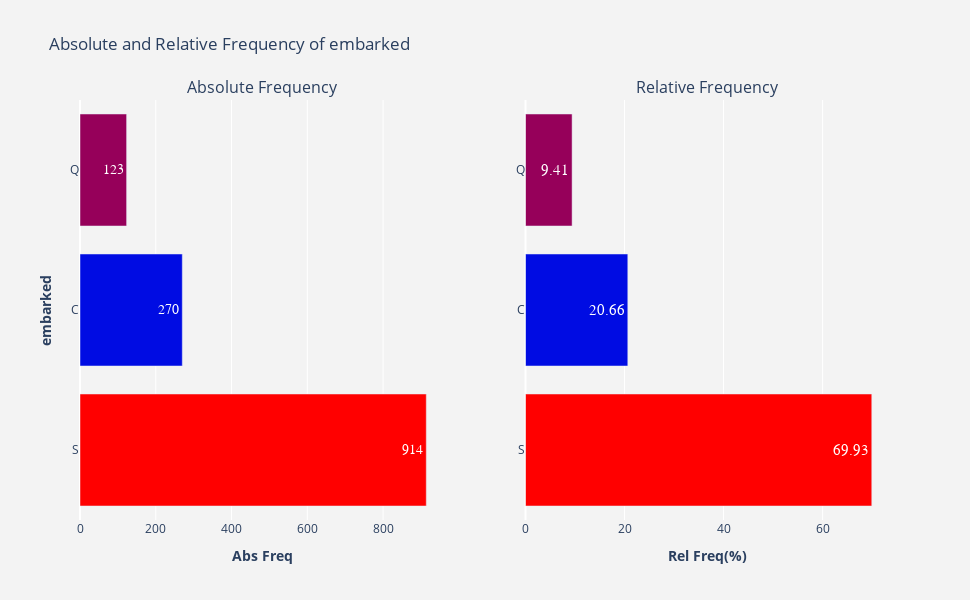

Here is the notebook cell this chart was saved with:
### Code cell
plotFrequency(df.embarked)

### Figure 1 — Plotly figure (JSON) as saved in the notebook; plotly's stock layout.template omitted (floating-point values rounded to 4 significant figures)
{"data": [{"hoverinfo": "x+y", "marker": {"color": [914, 270, 123], "colorscale": [[0, "rgb(150,0,90)"], [0.125, "rgb(0,0,200)"], [0.25, "rgb(0,25,255)"], [0.375, "rgb(0,152,255)"], [0.5, "rgb(44,255,150)"], [0.625, "rgb(151,255,0)"], [0.75, "rgb(255,234,0)"], [0.875, "rgb(255,111,0)"], [1, "rgb(255,0,0)"]]}, "name": "Abs Freq", "orientation": "h", "text": [914, 270, 123], "textfont": {"family": "sans serif", "size": 14}, "textposition": "auto", "type": "bar", "x": [914, 270, 123], "xaxis": "x", "y": ["S", "C", "Q"], "yaxis": "y"}, {"hoverinfo": "x+y", "marker": {"color": [69.93, 20.66, 9.41], "colorscale": [[0, "rgb(150,0,90)"], [0.125, "rgb(0,0,200)"], [0.25, "rgb(0,25,255)"], [0.375, "rgb(0,152,255)"], [0.5, "rgb(44,255,150)"], [0.625, "rgb(151,255,0)"], [0.75, "rgb(255,234,0)"], [0.875, "rgb(255,111,0)"], [1, "rgb(255,0,0)"]]}, "name": "Rel Freq(%)", "orientation": "h", "text": [69.93, 20.66, 9.41], "textfont": {"family": "sans serif", "size": 15}, "textposition": "auto", "type": "bar", "x": [69.93, 20.66, 9.41], "xaxis": "x2", "y": ["S", "C", "Q"], "yaxis": "y2"}], "layout": {"annotations": [{"font": {"size": 16}, "showarrow": false, "text": "Absolute Frequency", "x": 0.225, "xanchor": "center", "xref": "paper", "y": 1, "yanchor": "bottom", "yref": "paper"}, {"font": {"size": 16}, "showarrow": false, "text": "Relative Frequency", "x": 0.775, "xanchor": "center", "xref": "paper", "y": 1, "yanchor": "bottom", "yref": "paper"}], "height": 600, "hovermode": "closest", "paper_bgcolor": "rgb(243, 243, 243)", "plot_bgcolor": "rgb(243, 243, 243)", "showlegend": false, "title": {"text": "Absolute and Relative Frequency of embarked"}, "width": 970, "xaxis": {"anchor": "y", "domain": [0, 0.45], "title": {"text": "<b>Abs Freq</b>"}}, "xaxis2": {"anchor": "y2", "domain": [0.55, 1], "title": {"text": "<b>Rel Freq(%)</b>"}}, "yaxis": {"anchor": "x", "domain": [0, 1], "title": {"text": "<b>embarked</b>"}}, "yaxis2": {"anchor": "x2", "domain": [0, 1]}}}
